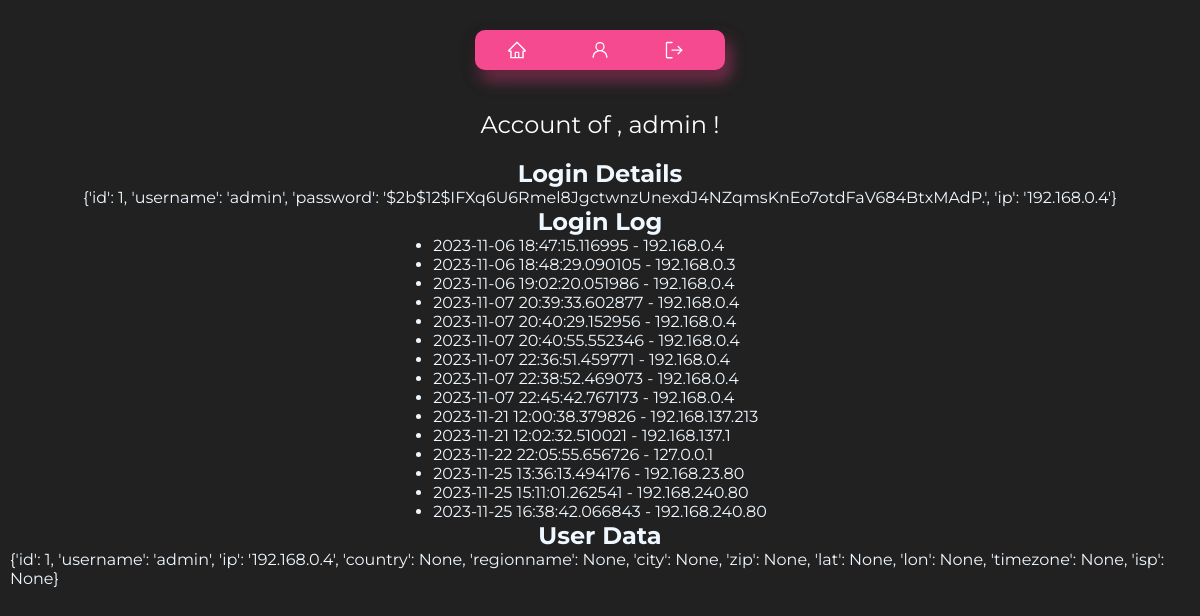
Page /admin (signed in) on the earlier database version.
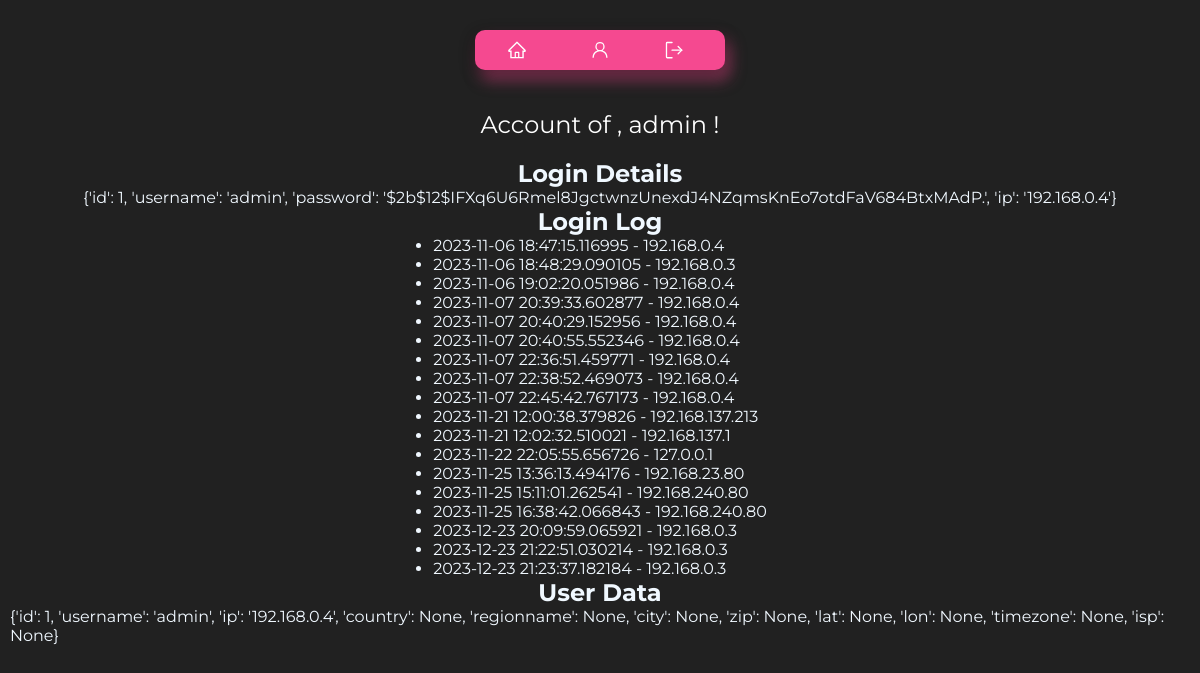
Same page on the later database version.
### tables this page shows
CREATE TABLE loginLog (
        id INTEGER PRIMARY KEY,
        username TEXT,
        ip TEXT,
        timestamp TIMESTAMP DEFAULT CURRENT_TIMESTAMP
    );

### main.py (the view)
@app.route('/<string:username>', methods=['GET'])
def user(username):
    if 'username' in session:
        logged_in_username = session['username']
        if logged_in_username == 'admin':
            username = sanitize_input(username)
            liked_meals = get_liked_Meals_db(username)
            user_data = get_user_data(username)
            user_login_info = get_user(username)
            login_log = get_login_log(username)
            meal = [meal[2] for meal in liked_meals]
            return render_template('admin/user_details.html',
                       username=username,
                       loginDetails=user_login_info,
                       liked_meal_ids=meal,  # Pass the likedMeals data
                       loginLog=login_log,
                       userData=user_data)
        return redirect(url_for('account'))  # HTTP 403 Forbidden for non-admin users
    else:
        return redirect(url_for('login'))

### scripts/check_input.py (called while the page is built)
def sanitize_input(input_string):
    sanitized_input = input_string.strip()
    sanitized_input = re.sub(r'[(;\'"\\)]', '', sanitized_input)
    return sanitized_input

### scripts/db.py (called while the page is built)
def connect():
    conn = sqlite3.connect('database/testdb.db')
    cursor = conn.cursor()
    return conn, cursor

def get_user(username):
    conn, cursor = connect()
    cursor.execute('SELECT * FROM users WHERE username = ?', (username,))
    user_data = cursor.fetchone()
    conn.close()
    if user_data:
        user_dict = {
            'id': user_data[0],
            'username': user_data[1],
            'password': user_data[2],
            'ip': user_data[3]
        }
        return user_dict
    else:
        return None

def get_liked_Meals_db(username):
    conn, cursor = connect()
    cursor.execute('SELECT * FROM likedMeals WHERE username = ?', (username,))
    user_liked_meals = cursor.fetchall()
    conn.commit()
    conn.close()
    return user_liked_meals

def get_user_data(username):
    conn, cursor = connect()
    cursor.execute('SELECT * FROM userData WHERE username = ?', (username,))
    user_data = cursor.fetchone()  # Use fetchone() to retrieve a single row
    conn.close()
    if user_data:
        user_data_dict = {
            'id': user_data[0],
            'username': user_data[1],
            'ip': user_data[2],
            'country': user_data[3],
            'regionname': user_data[4],
            'city': user_data[5],
            'zip': user_data[6],
            'lat': user_data[7],
            'lon': user_data[8],
            'timezone': user_data[9],
            'isp': user_data[10]
        }
        return user_data_dict
    else:
        return None

def get_login_log(username):
    conn, cursor = connect()
    cursor.execute('SELECT * FROM LoginLog WHERE username = ?', (username, ))
    login_log = cursor.fetchall()
    if login_log:
        login_data = [{'timestamp': log[3], 'ip': log[2]} for log in login_log]
    else:
        login_data = []
    conn.commit()
    conn.close()
    return login_data

### templates/admin/user_details.html (shortened to what this page needs)
<!DOCTYPE html>
<html lang="en">
<head>
    <link rel="stylesheet" type="text/css" href="{{ url_for('static', filename='css/account.css') }}">
    <link rel="stylesheet" type="text/css" href="{{ url_for('static', filename='css/template.css') }}" />
  <link rel="stylesheet" type="text/css" href="{{ url_for('static', filename='css/header.css') }}" />
</head>
<body>
  <header>
    <div class="button-container">
        <a class="button" href="/">
        </a>
        <a class="button" href="/admin/dashboard">
        </a>
        <a class="button" href="/logout">
        </a>
    </div>
</header>
  <div class="user-data">
    <span>Account of , {{ username }} !</span>
  </div>
  <h2>Login Details</h2>
  <p>{{ loginDetails }}</p>
  <h2>Login Log</h2>
  <ul>
    {% for log in loginLog %}
    <li>{{ log.timestamp }} - {{ log.ip }}</li>
    {% endfor %}
  </ul>
  <h2>User Data</h2>
  <p>{{ userData }}</p>
</body>
</html>

### static/css/account.css (style rules this page uses)
header { display: flex; justify-content: space-evenly; flex-direction: row; }
.user-data { padding: 20px; display: flex; justify-content: center; align-items: center; }
.user-data span { font-size: 24px; }
h1, span { color: white; }

### static/css/template.css (style rules this page uses)
* { padding: 0; margin: 0; box-sizing: border-box; }
body { padding: 10px; display: flex; flex-direction: column; justify-content: center; align-items: center; background-color: #212121; color: aliceblue; font-family: Montserrat, serif; }

### static/css/header.css (style rules this page uses)
header { padding: 20px; display: flex; justify-content: center; align-items: center; }
.button-container { display: flex; background-color: rgba(245, 73, 144); width: 250px; height: 40px; align-items: center; justify-content: space-around; border-radius: 10px; box-shadow: rgba(0, 0, 0, 0.35) 0px 5px 15px, rgba(245, 73, 144, 0.5) 5px 10px 15px; }
.button { outline: 0 !important; border: 0 !important; width: 40px; height: 40px; border-radius: 50%; background-color: transparent; display: flex; align-items: center; justify-content: center; color: #fff; transition: all ease-in-out 0.3s; cursor: pointer; }
.icon { font-size: 20px; }

Differences in the rows shown:
added loginLog: timestamp "2023-12-23 20:09:59.065921", ip "192.168.0.3"
added loginLog: timestamp "2023-12-23 21:22:51.030214", ip "192.168.0.3"
added loginLog: timestamp "2023-12-23 21:23:37.182184", ip "192.168.0.3"
